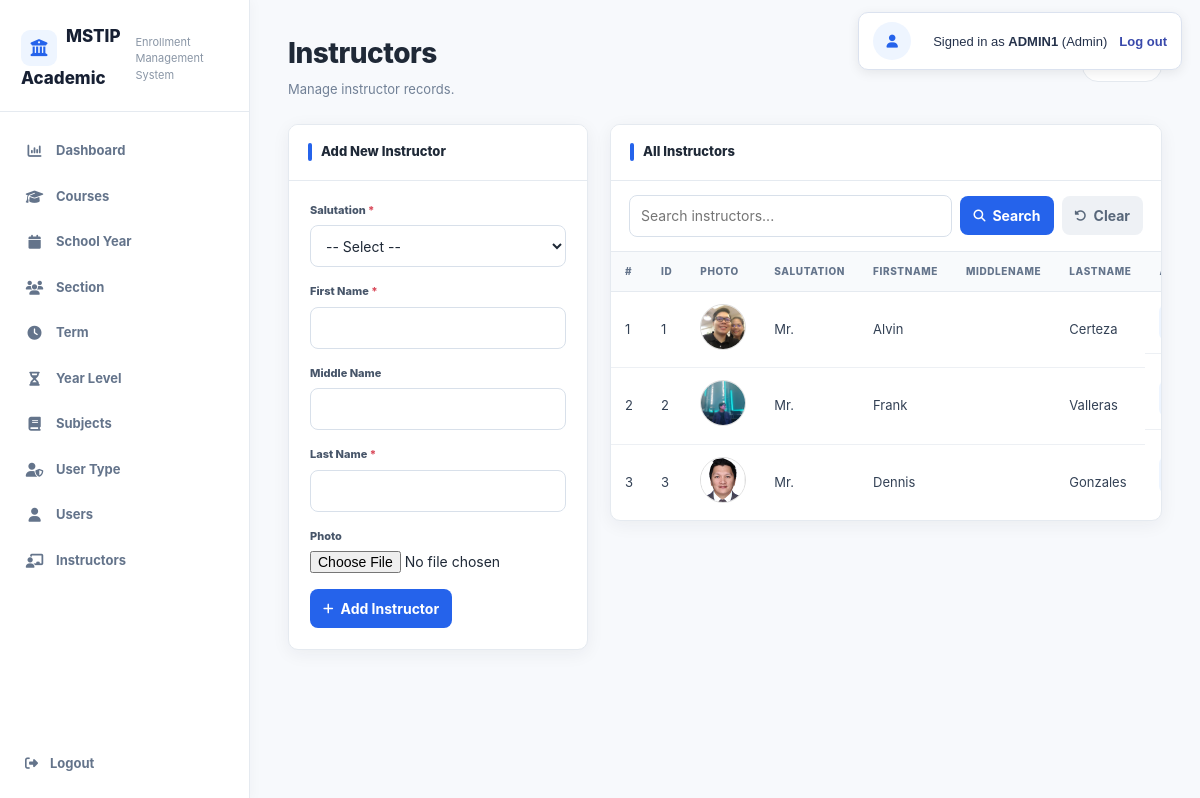
/instructor.php (signed in), run on the app's committed database.
### tables this page shows
CREATE TABLE `tbl_instructors` (
  `ID` int(11) NOT NULL,
  `SALUTATION` varchar(20) NOT NULL,
  `FIRSTNAME` varchar(100) NOT NULL,
  `MIDDLENAME` varchar(100) DEFAULT NULL,
  `LASTNAME` varchar(100) NOT NULL,
  `PHOTO` varchar(255) DEFAULT NULL
);

### instructor.php (the view, shortened to what this page needs)
<?php
require_once __DIR__ . "/db_connect.php";
$result = mysqli_query($conn, "SELECT * FROM tbl_instructors ORDER BY ID ASC");
?>
<!DOCTYPE html>
<html lang="en">
<head>
<link rel="stylesheet" href="app.css">
<link rel="stylesheet" href="https://cdnjs.cloudflare.com/ajax/libs/font-awesome/6.5.1/css/all.min.css">
</head>
<body>
<?php include __DIR__ . "/session_banner.php"; ?>
<div class="wrapper">
<aside class="sidebar">
<div class="logo"><h2>MSTIP Academic</h2><p>Enrollment Management System</p></div>
<nav class="menu">
<a href="dashboard.php"><i class="fa-solid fa-chart-column"></i> Dashboard</a>
<a href="course.php"><i class="fa-solid fa-graduation-cap"></i> Courses</a>
<a href="schoolyear.php"><i class="fa-solid fa-calendar"></i> School Year</a>
<a href="section.php"><i class="fa-solid fa-users"></i> Section</a>
<a href="term.php"><i class="fa-solid fa-clock"></i> Term</a>
<a href="yearlevel.php"><i class="fa-solid fa-hourglass-half"></i> Year Level</a>
<a href="subjects.php"><i class="fa-solid fa-book"></i> Subjects</a>
<a href="usertype.php"><i class="fa-solid fa-user-shield"></i> User Type</a>
<a href="users.php"><i class="fa-solid fa-user"></i> Users</a>
<a href="instructors.php"><i class="fa-solid fa-chalkboard-teacher"></i> Instructors</a>
</nav>
<a href="logout.php" class="logout-link"><i class="fa-solid fa-right-from-bracket"></i> Logout</a>
</aside>
<main class="main-content">
<div class="page-header"><div><h1>Instructors</h1><p>Manage instructor records.</p></div><div class="record-count"><?= mysqli_num_rows($result); ?> Records</div></div>
<div class="content-grid">
<div class="card">
<div class="card-header">Add New Instructor</div>
<div class="card-body">
<form method="POST" enctype="multipart/form-data">
<div class="form-group"><label>Salutation <span>*</span></label><select name="salutation" required><option value="">-- Select --</option></select></div>
<div class="form-group"><label>First Name <span>*</span></label><input type="text" name="firstname" required></div>
<div class="form-group"><label>Middle Name</label><input type="text" name="middlename"></div>
<div class="form-group"><label>Last Name <span>*</span></label><input type="text" name="lastname" required></div>
<div class="form-group"><label>Photo</label><input type="file" name="photo" accept=".jpg,.jpeg,.png,.gif,.webp"></div>
<button type="submit" name="add_instructor" class="add-btn"><i class="fa-solid fa-plus"></i> Add Instructor</button>
</form>
</div></div>
<div class="card table-card">
<div class="card-header">All Instructors</div>
<div class="search-bar"><form onsubmit="return filterTable(event);" class="search-form"><input type="text" id="tableSearch" placeholder="Search instructors..." autocomplete="off"><button type="submit" class="search-btn"><i class="fa-solid fa-magnifying-glass"></i> Search</button><button type="button" class="clear-btn" onclick="clearSearch()"><i class="fa-solid fa-rotate-left"></i> Clear</button></form></div>
<div class="table-container"><table><thead><tr><th>#</th><th>ID</th><th>PHOTO</th><th>SALUTATION</th><th>FIRSTNAME</th><th>MIDDLENAME</th><th>LASTNAME</th><th>ACTIONS</th></tr></thead><tbody>
<?php $count=1; while($row=mysqli_fetch_assoc($result)): ?>
<tr>
<td><?= $count++; ?></td><td><?= (int)$row['ID']; ?></td>
<td><?php if(!empty($row['PHOTO'])): ?><img class="photo-thumb" src="uploads/instructors/<?= htmlspecialchars(basename($row['PHOTO'])); ?>" alt="Instructor photo"><?php else: ?><span class="no-photo">No photo</span><?php endif; ?></td>
<td><?= htmlspecialchars($row['SALUTATION']); ?></td><td><?= htmlspecialchars($row['FIRSTNAME']); ?></td><td><?= htmlspecialchars($row['MIDDLENAME']); ?></td><td><?= htmlspecialchars($row['LASTNAME']); ?></td>
<td class="actions"></td>
</tr>
<?php endwhile; ?>
</tbody></table></div></div></div>
</main></div>
</body></html>

### instructor.php (style rules this page uses)
.photo-thumb { width:46px;height:46px;object-fit:cover;border-radius:50%;border:1px solid #ddd }

### data on the page
tbl_instructors: ID "1", PHOTO (picture), SALUTATION "Mr.", FIRSTNAME "Alvin", LASTNAME "Certeza"
tbl_instructors: ID "2", PHOTO (picture), SALUTATION "Mr.", FIRSTNAME "Frank", LASTNAME "Valleras"
tbl_instructors: ID "3", PHOTO (picture), SALUTATION "Mr.", FIRSTNAME "Dennis", LASTNAME "Gonzales"

### other printed values
$session_display_name "ADMIN1"
$session_role "Admin"
